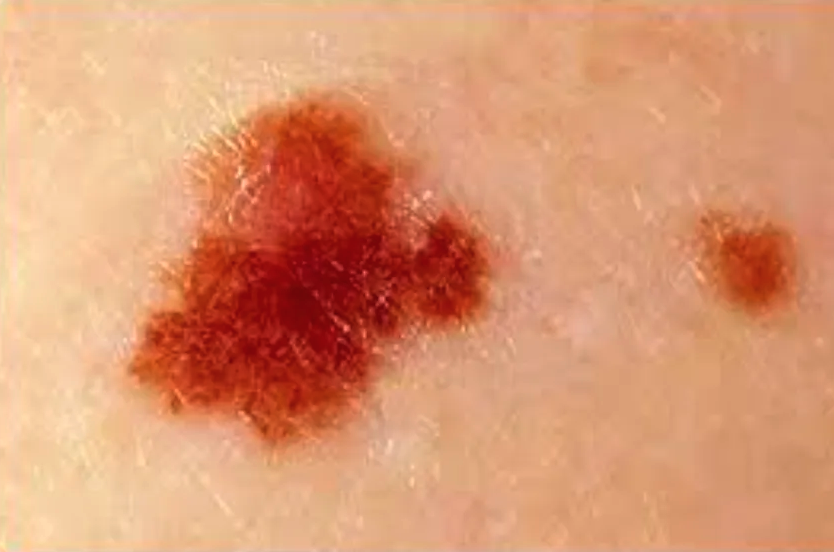
#> input picture img-processing/imgs/fig 2.png, 834 x 552 px
$ python snake_contour.py
#> lines starting #> are read from the running program, lines starting #| are printed output that depends on the picture; after the words box and inside, x2 and y2 are one past the last pixel; in counts of white or black regions, pixels touching at a corner belong together
import sys
import numpy as np
import matplotlib.pyplot as plt
import math
from pylab import *
from PIL import Image as PILImage
from scipy.ndimage import laplace
import os
# Custom function to convert an RGB image to grayscale
def rgb2gray(rgb):
    # Uses the standard luminance conversion formula
    return np.dot(rgb[..., :3], [0.299, 0.587, 0.114]).astype(np.uint8)

# Load the image using PIL (ensure the image is in RGB)
color_image = PILImage.open('imgs/fig 2.png').convert('RGB')
Image_arr = np.array(color_image)

# Convert the RGB image to grayscale using our custom function
gray_image = rgb2gray(Image_arr)
#> in rgb2gray, `return np.dot(rgb[..., :3], [0.299, 0.587, 0.114]).astype(np.uint8)`:
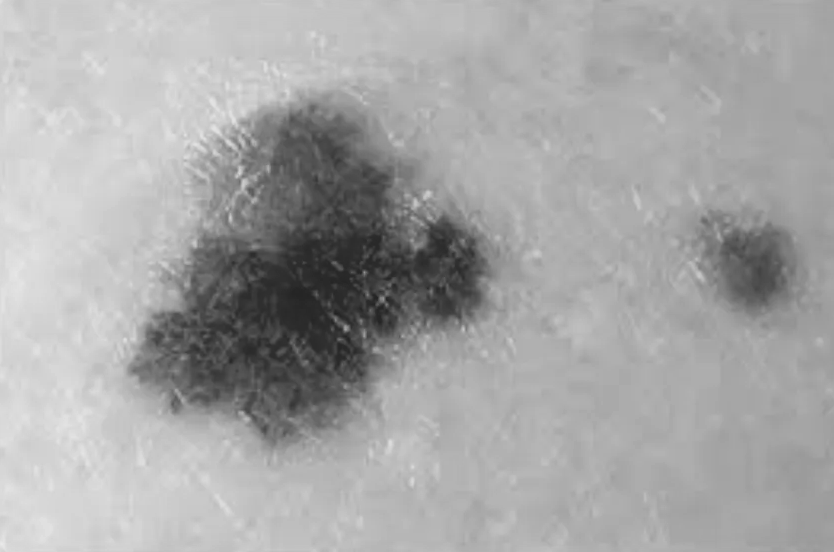
#> returned value: shape (552, 834); min 33, max 233, mean 166
img = np.array(gray_image, dtype=np.float64)

# Initialize the Level Set Function (LSF)
IniLSF = np.ones((img.shape[0], img.shape[1]), img.dtype)
IniLSF[30:80, 30:80] = -1
IniLSF = -IniLSF

# Display the initial contour on the image
plt.figure(1)
plt.imshow(Image_arr)
plt.xticks([]), plt.yticks([])  # Hide tick values
plt.contour(IniLSF, [0], color='b', linewidth=2)
plt.draw(), plt.show(block=False)
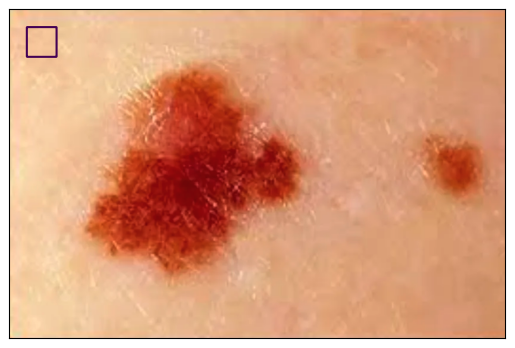
#> figure drawn by matplotlib, 1 panel


def mat_math(input_array, op):
    # This function applies a math operation elementwise (inefficient loop version).
    # For production code, consider using vectorized operations.
    output = input_array.copy()
    for i in range(input_array.shape[0]):
        for j in range(input_array.shape[1]):
            if op == "atan":
                output[i, j] = math.atan(input_array[i, j])
            elif op == "sqrt":
                output[i, j] = math.sqrt(input_array[i, j])
    return output


def CV(LSF, img, mu, nu, epison, step):
    # Compute the Dirac delta approximation and Heaviside function
    Drc = (epison / math.pi) / (epison * epison + LSF * LSF)
    Hea = 0.5 * (1 + (2 / math.pi) * mat_math(LSF / epison, "atan"))

    # Compute gradients of the LSF
    Iy, Ix = np.gradient(LSF)
    s = mat_math(Ix * Ix + Iy * Iy, "sqrt")
    Nx = Ix / (s + 1e-6)
    Ny = Iy / (s + 1e-6)

    # Compute curvature (divergence of normalized gradient)
    Mxx, Nxx = np.gradient(Nx)
    Nyy, Myy = np.gradient(Ny)
    cur = Nxx + Nyy
    Length = nu * Drc * cur

    # Compute Laplacian using SciPy's laplace function
    Lap = laplace(LSF)
    Penalty = mu * (Lap - cur)

    # Compute the Chan-Vese terms using local intensity means
    s1 = Hea * img
    s2 = (1 - Hea) * img
    s3 = 1 - Hea
    C1 = s1.sum() / Hea.sum()
    C2 = s2.sum() / s3.sum()
    CVterm = Drc * (-1 * (img - C1) ** 2 + 1 * (img - C2) ** 2)

    # Evolve the level set function
    LSF = LSF + step * (Length + Penalty + CVterm)
    return LSF


# Set parameters
mu = 1
nu = 0.003 * 255 * 255
num = 20
epison = 1
step = 0.1
LSF = IniLSF
output_dir = 'level_set_iterations'
os.makedirs(output_dir, exist_ok=True)

# List to store frame filenames
frames = []
# Evolve the level set function over iterations
for i in range(1, num):
    LSF = CV(LSF, img, mu, nu, epison, step)

    # Save each iteration as a frame
    plt.imshow(Image_arr)
    plt.xticks([]), plt.yticks([])
    plt.contour(LSF, [0], colors='r', linewidth=2)

    # Save the frame
    frame_path = os.path.join(output_dir, f'frame_{i:03d}.png')
    plt.savefig(frame_path)
    frames.append(frame_path)
    plt.close()
#> this loop made 19 passes
#> (C1 in CV, C2 in CV) on passes 1 to 12: (166.4, 165.9), (179.6, 160.6), (190.5, 135.7), (188.2, 128.3), (187.1, 123.7), (186, 118.5), (185.2, 113.7), (184.6, 110.3), (184.3, 107.8), (184, 105.8), (183.8, 104.1), (183.6, 102.4)
#> pass 1, in mat_math, `output = input_array.copy()`:
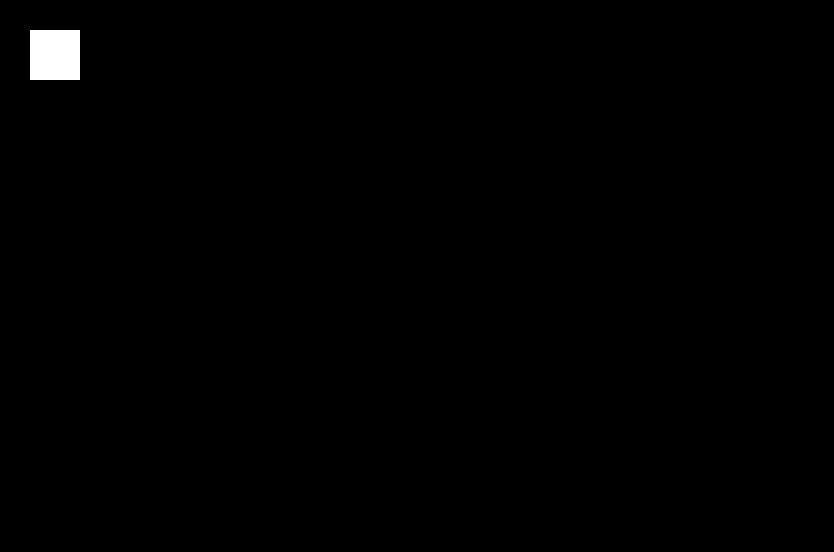
#> output: shape (552, 834) float64; values -1 (black) and 1 (white), 0.54% white; 1 white region, box (x1, y1, x2, y2) and area: (30, 30, 80, 80) 2500
#> pass 1, in CV, `Iy, Ix = np.gradient(LSF)`:
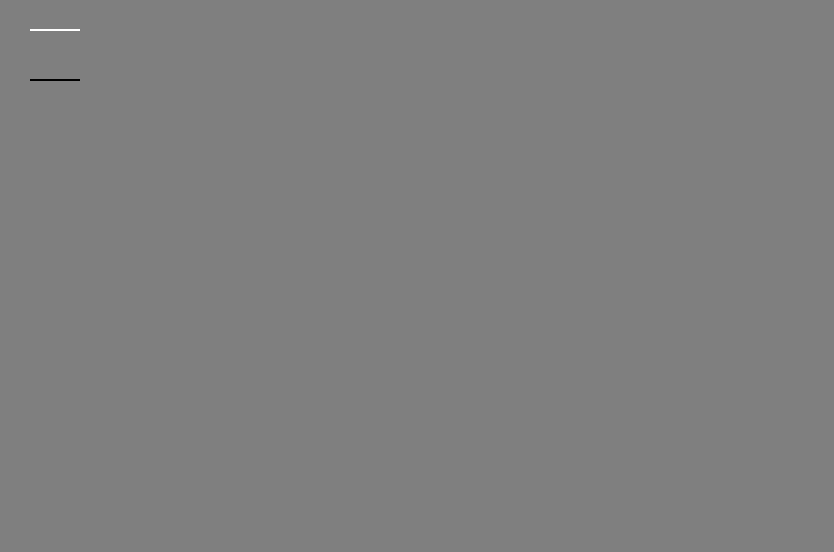
#> Iy: shape (552, 834) float64; min -1, max 1, mean 0; drawn with min black and max white
#> pass 2, `plt.savefig(frame_path)`:
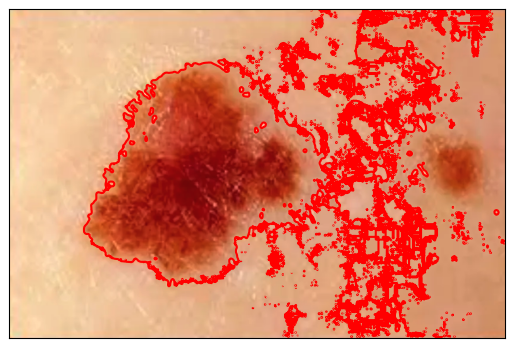
#> figure drawn by matplotlib, 1 panel
#> after the loop:
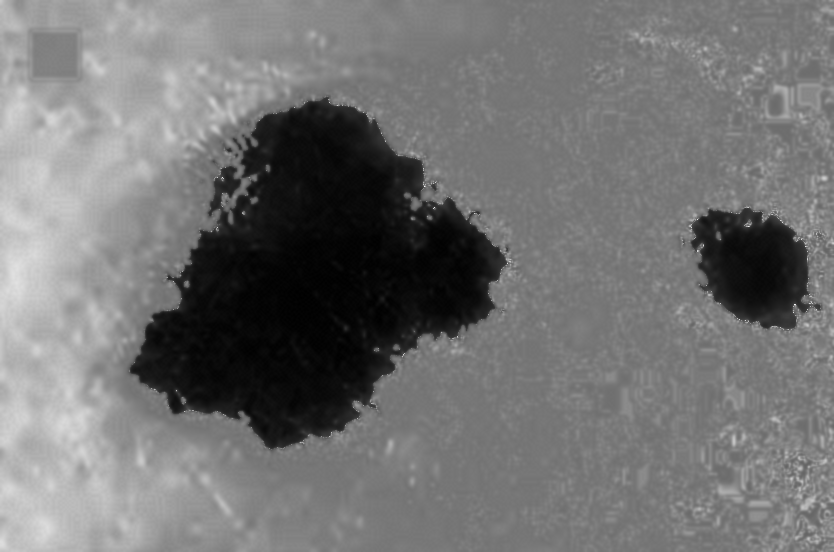
#> LSF: shape (552, 834) float64; min -32.84, max 83.22, mean 19.4; drawn with min black and max white
#> after the loop, frames = 19 items

images = [PILImage.open(f) for f in frames]
#> images = 19 items
images[0].save('level_set_evolution.gif',
               save_all=True,
               append_images=images[1:],
               duration=200,  # Duration for each frame in milliseconds
               loop=0)  # 0 means loop forever
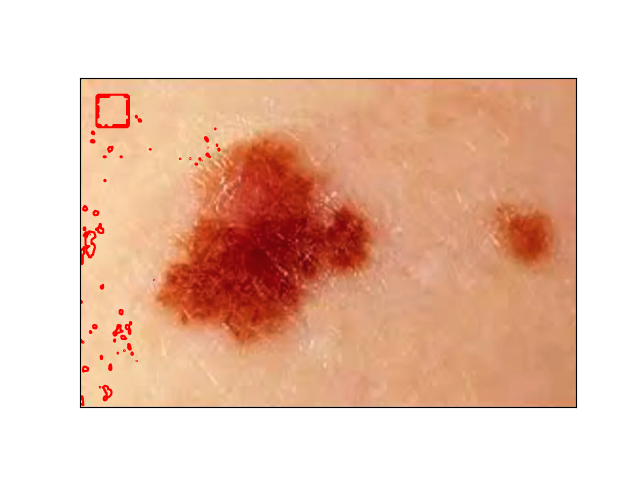
#> saved as level_set_evolution.gif: PIL image 640x480 RGBA; mean R, G, B, A 233.8, 196.8, 177.7, 255

$ run again, with img-processing/imgs/fig 1.png copied over img-processing/imgs/fig 2.png
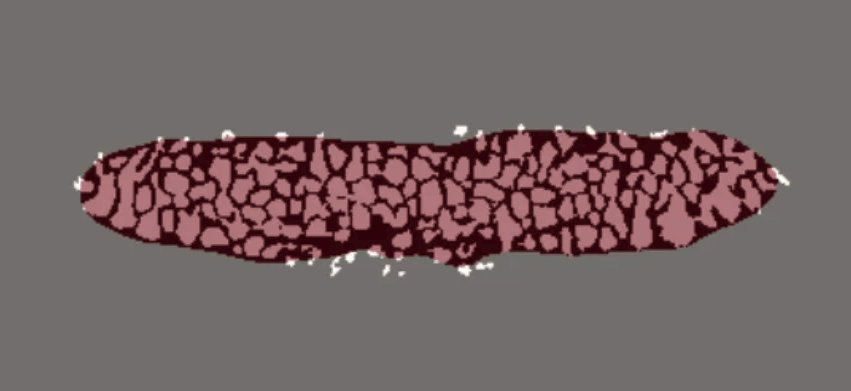
#> input picture img-processing/imgs/fig 1.png, 851 x 391 px
#> the loop `for i in range(1, num):` made 19 passes
#> (C1 in CV, C2 in CV) on passes 1 to 8: (104.9, 104.8), (106.6, 104.2), (113.8, 100.2), (113.7, 79.99), (113.6, 59.39), (113.6, 54.44), (113.4, 51.15), (113.3, 49.05)
#> pass 1, in mat_math, `output = input_array.copy()`:
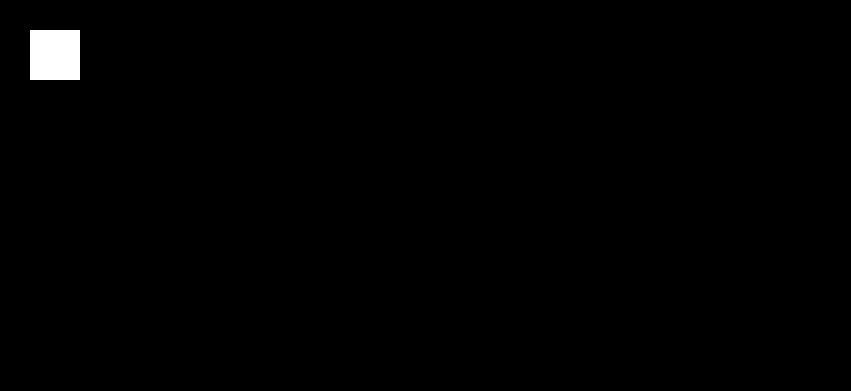
#> output: shape (391, 851) float64; values -1 (black) and 1 (white), 0.75% white; 1 white region, box (x1, y1, x2, y2) and area: (30, 30, 80, 80) 2500
#> after the loop `for i in range(1, num):`: frames = 19 items
#> `images[0].save('level_set_evolution.gif', save_all=True, append_images..`:
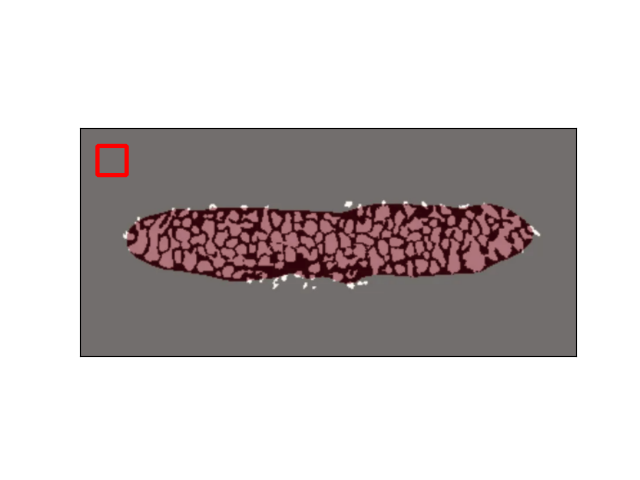
#> saved as level_set_evolution.gif: PIL image 640x480 RGBA; mean R, G, B, A 202.8, 197, 197.1, 255
